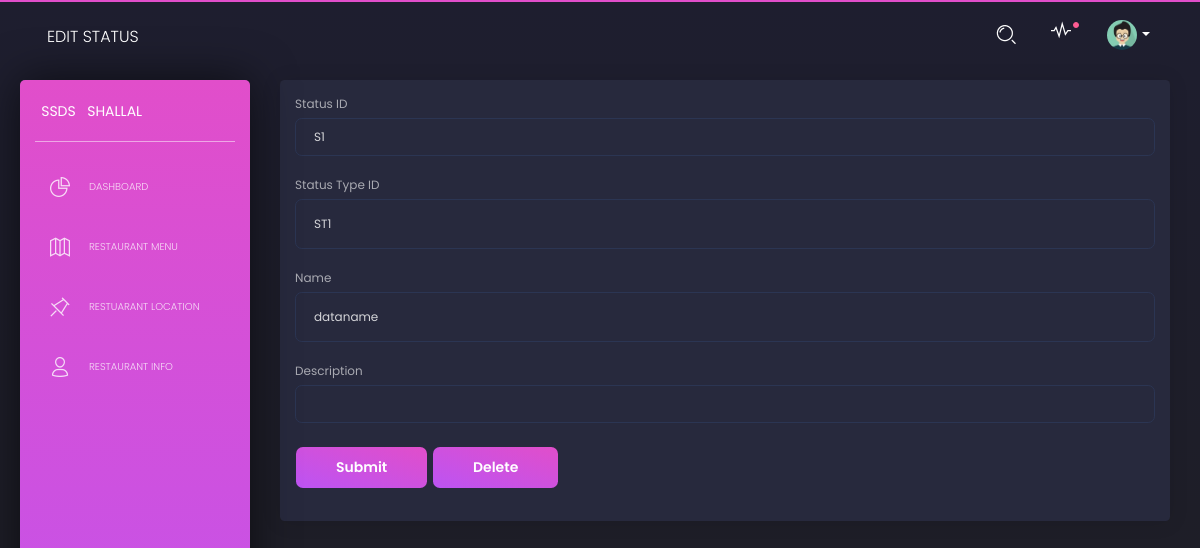
The page /editStatus/S1 on the database as committed earlier.
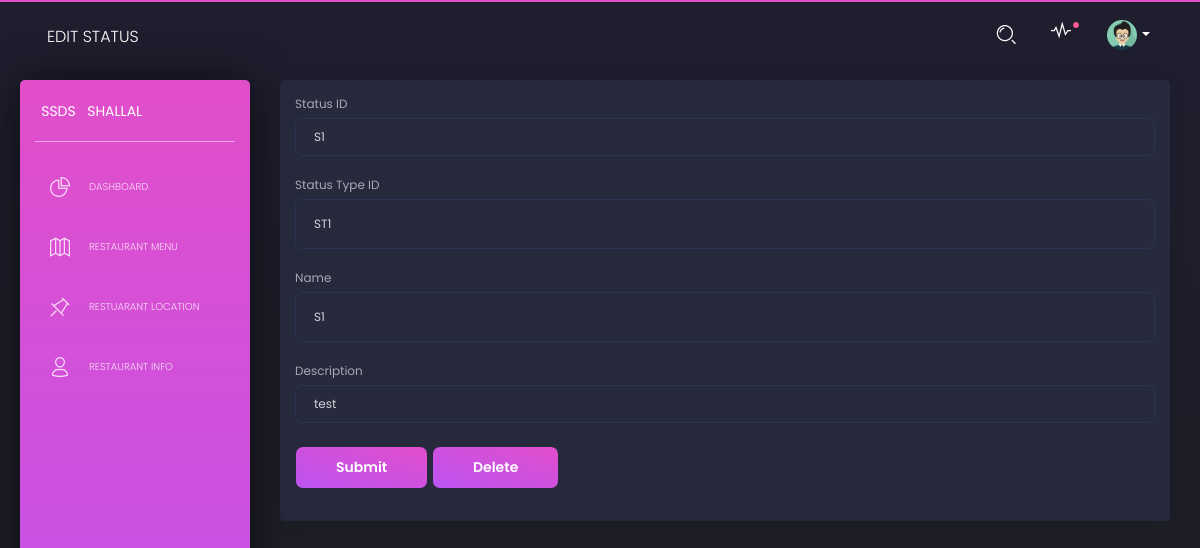
The same page on the database as committed later.
### database_setup.py (models this page shows)
class Status(Base):
    __tablename__='status'
    stsid=Column(String(10), primary_key=True,nullable=False)
    ststid=Column(String(10),ForeignKey("statustype.ststid"),nullable=False)
    name = Column(String(80), nullable=False)
    description=Column(String(225))

### ssds.py (the view, shortened to what this page needs)
@app.route('/editStatus/<string:stsid>', methods=['GET', 'POST'])
def editStatus(stsid):
    status = session.query(Status).filter_by(stsid=stsid).first()
    if request.method == 'POST' and request.form['submit_button'] == 'delete':
        session.delete(status)
        session.commit()
        return redirect(url_for('showDashboard'))
    else:
        return render_template('editStatus.html',
                               status=status)

### templates/editStatus.html (shortened to what the changed rows need)
<html lang="en" class="perfect-scrollbar-on"><head>
    <link href="https://use.fontawesome.com/releases/v5.0.6/css/all.css" rel="stylesheet">
    <link href="{{ url_for('static', filename='assets/css/nucleo-icons.css') }}" rel="stylesheet">
    <link href="{{ url_for('static', filename='assets/css/black-dashboard.css') }}" rel="stylesheet">
    <link href="{{ url_for('static', filename='assets/demo/demo.css') }}" rel="stylesheet">
</head>
  <body class="">
    <div class="wrapper">
      <div class="main-panel ps">
        <div class="content">
        <div class="card">
          <div class ="card-body">
            <form action="#" method="post">
                <div class="form-group">
                    <label for="stsid">Status ID</label>
                    <input type="stsid" class="form-control" name="stsid"  value="{{status.stsid}}">
                  </div>
                  <div class="form-group">
                      <label for="ststid">Status Type ID</label>
                      <input style="height:50px;" type="ststid" class="form-control" name="ststid"  value="{{status.ststid}}">
                    </div>
                    <div class="form-group">
                      <label for="name">Name</label>
                      <input style="height:50px"  class="form-control" name="name" value="{{status.name}}"">
                    </div>
                      <div class="form-group">
                          <label for="description">Description</label>
                        <input type="description" class="form-control" name="description"  value="{{status.description}}">
                    </div>
            </form>
          </div>
        </div>
            </div>
  </div></div></body></html>

Rows that differ between the two databases and show on the page:
changed Status "ST1": name "dataname" → "S1"; description (not shown) → "test"
